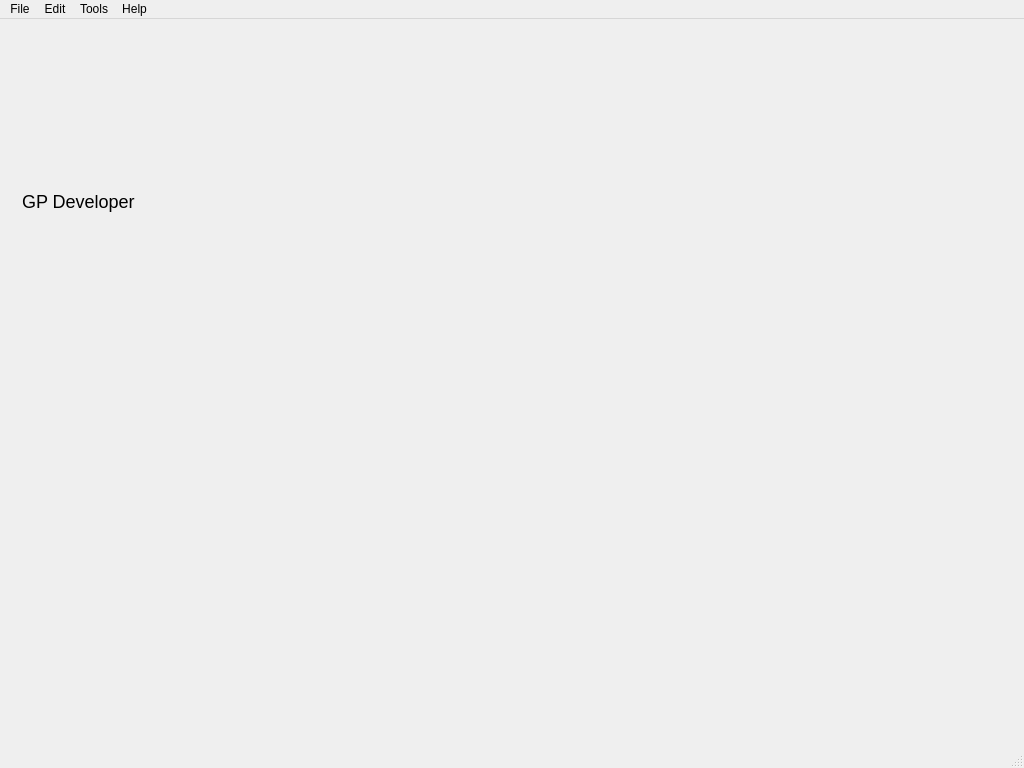
 <widget class="QMainWindow" name="MainWindow">
  <property name="geometry">
   <rect>
    <x>0</x>
    <y>0</y>
    <width>1024</width>
    <height>768</height>
   </rect>
  </property>
  <property name="windowTitle">
   <string>GP Developer</string>
  </property>
  <property name="windowIcon">
   <iconset resource="icons.qrc">
    <normaloff>:/icons/application-icon.png</normaloff>:/icons/application-icon.png</iconset>
  </property>
  <widget class="QWidget" name="centralWidget">
   <layout class="QVBoxLayout" name="verticalLayout_2">
    <property name="spacing">
     <number>0</number>
    </property>
    <property name="leftMargin">
     <number>0</number>
    </property>
    <property name="topMargin">
     <number>0</number>
    </property>
    <property name="rightMargin">
     <number>0</number>
    </property>
    <property name="bottomMargin">
     <number>0</number>
    </property>
    <item>
     <widget class="QWidget" name="titleWidget" native="true">
      <layout class="QHBoxLayout" name="horizontalLayout_3">
       <item>
        <widget class="QLabel" name="label">
         <property name="text">
          <string/>
         </property>
         <property name="pixmap">
          <pixmap resource="icons.qrc">:/icons/application-icon.png</pixmap>
         </property>
        </widget>
       </item>
       <item>
        <widget class="QLabel" name="title">
         <property name="styleSheet">
          <string notr="true">QLabel { font-size: 18px; }</string>
         </property>
         <property name="text">
          <string>GP Developer</string>
         </property>
        </widget>
       </item>
       <item>
        <spacer name="horizontalSpacer">
         <property name="orientation">
          <enum>Qt::Horizontal</enum>
         </property>
         <property name="sizeHint" stdset="0">
          <size>
           <width>294</width>
           <height>20</height>
          </size>
         </property>
        </spacer>
       </item>
       <item>
        <widget class="Developer::QuickRunWidget" name="quickRunWidget" native="true"/>
       </item>
      </layout>
     </widget>
    </item>
    <item>
     <widget class="Developer::PrettyTabWidget" name="tabWidget" native="true"/>
    </item>
   </layout>
  </widget>
  <widget class="QMenuBar" name="menuBar">
   <property name="geometry">
    <rect>
     <x>0</x>
     <y>0</y>
     <width>1024</width>
     <height>22</height>
    </rect>
   </property>
   <widget class="QMenu" name="menuFile">
    <property name="title">
     <string>File</string>
    </property>
    <widget class="QMenu" name="menuNew">
     <property name="toolTip">
      <string>Create a new project or file</string>
     </property>
     <property name="title">
      <string>New...</string>
     </property>
     <property name="icon">
      <iconset resource="icons.qrc">
       <normaloff>:/icons/small_page_add.png</normaloff>:/icons/small_page_add.png</iconset>
     </property>
     <addaction name="actionNewProject"/>
     <addaction name="separator"/>
     <addaction name="actionNewProgram"/>
     <addaction name="actionNewRule"/>
     <addaction name="actionNewGraph"/>
    </widget>
    <widget class="QMenu" name="menuOpen">
     <property name="title">
      <string>Open/Import...</string>
     </property>
     <property name="icon">
      <iconset resource="icons.qrc">
       <normaloff>:/icons/small_open_folder.png</normaloff>:/icons/small_open_folder.png</iconset>
     </property>
     <addaction name="actionOpenProject"/>
     <addaction name="separator"/>
     <addaction name="actionOpenProgram"/>
     <addaction name="actionOpenRule"/>
     <addaction name="actionOpenGraph"/>
    </widget>
    <widget class="QMenu" name="menuRecentProjects">
     <property name="enabled">
      <bool>false</bool>
     </property>
     <property name="title">
      <string>Recent Projects</string>
     </property>
     <property name="icon">
      <iconset theme="document-open-recent">
       <normaloff/>
      </iconset>
     </property>
    </widget>
    <addaction name="menuNew"/>
    <addaction name="menuOpen"/>
    <addaction name="menuRecentProjects"/>
    <addaction name="separator"/>
    <addaction name="actionCloseProject"/>
    <addaction name="separator"/>
    <addaction name="actionSaveCurrentFile"/>
    <addaction name="actionSaveCurrentFileAs"/>
    <addaction name="actionSaveAll"/>
    <addaction name="separator"/>
    <addaction name="actionExit"/>
   </widget>
   <widget class="QMenu" name="menuEdit">
    <property name="title">
     <string>Edit</string>
    </property>
    <widget class="QMenu" name="menuFindReplace">
     <property name="enabled">
      <bool>false</bool>
     </property>
     <property name="title">
      <string>Find/Replace</string>
     </property>
     <property name="icon">
      <iconset resource="icons.qrc">
       <normaloff>:/icons/small_find.png</normaloff>:/icons/small_find.png</iconset>
     </property>
     <addaction name="actionReplaceInCurrentFile"/>
     <addaction name="actionReplaceInAllFiles"/>
    </widget>
    <addaction name="actionUndo"/>
    <addaction name="actionRedo"/>
    <addaction name="separator"/>
    <addaction name="actionCut"/>
    <addaction name="actionCopy"/>
    <addaction name="actionPaste"/>
    <addaction name="separator"/>
    <addaction name="actionSelectAll"/>
    <addaction name="separator"/>
    <addaction name="menuFindReplace"/>
   </widget>
   <widget class="QMenu" name="menuTools">
    <property name="title">
     <string>Tools</string>
    </property>
    <widget class="QMenu" name="menuExport">
     <property name="enabled">
      <bool>false</bool>
     </property>
     <property name="title">
      <string>Export</string>
     </property>
     <widget class="QMenu" name="menuGraph">
      <property name="title">
       <string>Graph</string>
      </property>
      <property name="icon">
       <iconset resource="icons.qrc">
        <normaloff>:/icons/application-icon.png</normaloff>:/icons/application-icon.png</iconset>
      </property>
      <addaction name="actionExportAsPng"/>
      <addaction name="actionExportAsSvg"/>
      <addaction name="actionExportAsLaTeX"/>
      <addaction name="actionExportAsDot"/>
      <addaction name="actionExportAsGxl"/>
     </widget>
     <addaction name="menuGraph"/>
    </widget>
    <widget class="QMenu" name="menuLayout">
     <property name="enabled">
      <bool>false</bool>
     </property>
     <property name="title">
      <string>Layout</string>
     </property>
     <widget class="QMenu" name="menuTree">
      <property name="title">
       <string>Tree</string>
      </property>
      <addaction name="actionLayoutTreeTopToBottom"/>
      <addaction name="actionLayoutTreeRightToLeft"/>
      <addaction name="actionLayoutTreeBottomToTop"/>
      <addaction name="actionLayoutTreeLefttoRight"/>
      <addaction name="actionLayoutRadialTree"/>
     </widget>
     <widget class="QMenu" name="menuPlanar">
      <property name="title">
       <string>Planar</string>
      </property>
      <addaction name="actionLayoutFPP"/>
      <addaction name="actionLayoutPlanarDraw"/>
      <addaction name="actionLayoutPlanarStraight"/>
      <addaction name="actionLayoutSchnyder"/>
      <addaction name="actionLayoutPlanarizationGrid"/>
     </widget>
     <widget class="QMenu" name="menuEnergy_based">
      <property name="title">
       <string>Energy-based</string>
      </property>
      <addaction name="actionLayoutSpring"/>
      <addaction name="actionLayoutDavidsonHarel"/>
      <addaction name="actionLayoutFMMM"/>
      <addaction name="actionLayoutGEM"/>
     </widget>
     <addaction name="menuTree"/>
     <addaction name="menuPlanar"/>
     <addaction name="menuEnergy_based"/>
     <addaction name="actionLayoutSugiyama"/>
     <addaction name="actionLayoutCircular"/>
    </widget>
    <addaction name="menuLayout"/>
    <addaction name="menuExport"/>
    <addaction name="separator"/>
    <addaction name="actionOptions"/>
   </widget>
   <widget class="QMenu" name="menuHelp">
    <property name="title">
     <string>Help</string>
    </property>
    <addaction name="actionShowFirstRunDialog"/>
    <addaction name="actionApplicationHelp"/>
    <addaction name="separator"/>
    <addaction name="actionAboutApplication"/>
   </widget>
   <addaction name="menuFile"/>
   <addaction name="menuEdit"/>
   <addaction name="menuTools"/>
   <addaction name="menuHelp"/>
  </widget>
  <widget class="QStatusBar" name="statusBar"/>
  <action name="actionApplicationHelp">
   <property name="icon">
    <iconset resource="icons.qrc">
     <normaloff>:/icons/small_bookmark.png</normaloff>:/icons/small_bookmark.png</iconset>
   </property>
   <property name="text">
    <string>Application Help</string>
   </property>
   <property name="shortcut">
    <string>F1</string>
   </property>
  </action>
  <action name="actionAboutApplication">
   <property name="icon">
    <iconset resource="icons.qrc">
     <normaloff>:/icons/application-icon.png</normaloff>:/icons/application-icon.png</iconset>
   </property>
   <property name="text">
    <string>About GP Developer</string>
   </property>
  </action>
  <action name="actionNewProject">
   <property name="icon">
    <iconset resource="icons.qrc">
     <normaloff>:/icons/small_folder.png</normaloff>:/icons/small_folder.png</iconset>
   </property>
   <property name="text">
    <string>GP Project</string>
   </property>
   <property name="toolTip">
    <string>Create a new GP Project</string>
   </property>
   <property name="statusTip">
    <string>Create a new GP Project</string>
   </property>
  </action>
  <action name="actionNewProgram">
   <property name="enabled">
    <bool>false</bool>
   </property>
   <property name="icon">
    <iconset resource="icons.qrc">
     <normaloff>:/icons/small_page.png</normaloff>:/icons/small_page.png</iconset>
   </property>
   <property name="text">
    <string>Program</string>
   </property>
  </action>
  <action name="actionNewRule">
   <property name="enabled">
    <bool>false</bool>
   </property>
   <property name="icon">
    <iconset resource="icons.qrc">
     <normaloff>:/icons/small_brick.png</normaloff>:/icons/small_brick.png</iconset>
   </property>
   <property name="text">
    <string>Rule</string>
   </property>
  </action>
  <action name="actionNewGraph">
   <property name="enabled">
    <bool>false</bool>
   </property>
   <property name="icon">
    <iconset resource="icons.qrc">
     <normaloff>:/icons/application-icon.png</normaloff>:/icons/application-icon.png</iconset>
   </property>
   <property name="text">
    <string>Graph</string>
   </property>
  </action>
  <action name="actionOpenProject">
   <property name="icon">
    <iconset resource="icons.qrc">
     <normaloff>:/icons/small_folder.png</normaloff>:/icons/small_folder.png</iconset>
   </property>
   <property name="text">
    <string>GP Project</string>
   </property>
  </action>
  <action name="actionOpenGraph">
   <property name="enabled">
    <bool>false</bool>
   </property>
   <property name="icon">
    <iconset resource="icons.qrc">
     <normaloff>:/icons/application-icon.png</normaloff>:/icons/application-icon.png</iconset>
   </property>
   <property name="text">
    <string>Graph</string>
   </property>
  </action>
  <action name="actionCloseProject">
   <property name="enabled">
    <bool>false</bool>
   </property>
   <property name="text">
    <string>Close Project</string>
   </property>
  </action>
  <action name="actionSaveCurrentFile">
   <property name="enabled">
    <bool>false</bool>
   </property>
   <property name="icon">
    <iconset resource="icons.qrc">
     <normaloff>:/icons/small_page_save.png</normaloff>:/icons/small_page_save.png</iconset>
   </property>
   <property name="text">
    <string>Save File</string>
   </property>
   <property name="shortcut">
    <string>Ctrl+S</string>
   </property>
  </action>
  <action name="actionSaveCurrentFileAs">
   <property name="enabled">
    <bool>false</bool>
   </property>
   <property name="icon">
    <iconset resource="icons.qrc">
     <normaloff>:/icons/small_save_as.png</normaloff>:/icons/small_save_as.png</iconset>
   </property>
   <property name="text">
    <string>Save File As...</string>
   </property>
  </action>
  <action name="actionSaveAll">
   <property name="enabled">
    <bool>false</bool>
   </property>
   <property name="icon">
    <iconset resource="icons.qrc">
     <normaloff>:/icons/small_page_save.png</normaloff>:/icons/small_page_save.png</iconset>
   </property>
   <property name="text">
    <string>Save All</string>
   </property>
   <property name="shortcut">
    <string>Ctrl+Shift+S</string>
   </property>
  </action>
  <action name="actionExit">
   <property name="icon">
    <iconset resource="icons.qrc">
     <normaloff>:/icons/small_cancel.png</normaloff>:/icons/small_cancel.png</iconset>
   </property>
   <property name="text">
    <string>Exit</string>
   </property>
   <property name="shortcut">
    <string>Ctrl+Q</string>
   </property>
  </action>
  <action name="actionUndo">
   <property name="enabled">
    <bool>false</bool>
   </property>
   <property name="icon">
    <iconset resource="icons.qrc">
     <normaloff>:/icons/small_arrow_undo.png</normaloff>:/icons/small_arrow_undo.png</iconset>
   </property>
   <property name="text">
    <string>Undo</string>
   </property>
   <property name="shortcut">
    <string>Ctrl+Z</string>
   </property>
  </action>
  <action name="actionRedo">
   <property name="enabled">
    <bool>false</bool>
   </property>
   <property name="icon">
    <iconset resource="icons.qrc">
     <normaloff>:/icons/small_arrow_redo.png</normaloff>:/icons/small_arrow_redo.png</iconset>
   </property>
   <property name="text">
    <string>Redo</string>
   </property>
   <property name="shortcut">
    <string>Ctrl+Y</string>
   </property>
  </action>
  <action name="actionCut">
   <property name="enabled">
    <bool>false</bool>
   </property>
   <property name="icon">
    <iconset resource="icons.qrc">
     <normaloff>:/icons/small_cut.png</normaloff>:/icons/small_cut.png</iconset>
   </property>
   <property name="text">
    <string>Cut</string>
   </property>
   <property name="shortcut">
    <string>Ctrl+X</string>
   </property>
  </action>
  <action name="actionCopy">
   <property name="enabled">
    <bool>false</bool>
   </property>
   <property name="icon">
    <iconset resource="icons.qrc">
     <normaloff>:/icons/small_page_copy.png</normaloff>:/icons/small_page_copy.png</iconset>
   </property>
   <property name="text">
    <string>Copy</string>
   </property>
   <property name="shortcut">
    <string>Ctrl+C</string>
   </property>
  </action>
  <action name="actionPaste">
   <property name="enabled">
    <bool>false</bool>
   </property>
   <property name="icon">
    <iconset resource="icons.qrc">
     <normaloff>:/icons/small_paste.png</normaloff>:/icons/small_paste.png</iconset>
   </property>
   <property name="text">
    <string>Paste</string>
   </property>
   <property name="shortcut">
    <string>Ctrl+V</string>
   </property>
  </action>
  <action name="actionSelectAll">
   <property name="enabled">
    <bool>false</bool>
   </property>
   <property name="icon">
    <iconset resource="icons.qrc">
     <normaloff>:/icons/small_page_white_text.png</normaloff>:/icons/small_page_white_text.png</iconset>
   </property>
   <property name="text">
    <string>Select All</string>
   </property>
   <property name="shortcut">
    <string>Ctrl+A</string>
   </property>
  </action>
  <action name="actionReplaceInCurrentFile">
   <property name="enabled">
    <bool>false</bool>
   </property>
   <property name="text">
    <string>Current File</string>
   </property>
   <property name="shortcut">
    <string>Ctrl+R</string>
   </property>
  </action>
  <action name="actionReplaceInAllFiles">
   <property name="text">
    <string>All Files</string>
   </property>
   <property name="shortcut">
    <string>Ctrl+Shift+R</string>
   </property>
  </action>
  <action name="actionLayoutSugiyama">
   <property name="enabled">
    <bool>true</bool>
   </property>
   <property name="text">
    <string>Sugiyama</string>
   </property>
  </action>
  <action name="actionLayoutCircular">
   <property name="enabled">
    <bool>true</bool>
   </property>
   <property name="text">
    <string>Circular</string>
   </property>
  </action>
  <action name="actionOptions">
  <property name="enabled">
   <bool>false</bool>
  </property>
   <property name="icon">
    <iconset resource="icons.qrc">
     <normaloff>:/icons/small_wrench.png</normaloff>:/icons/small_wrench.png</iconset>
   </property>
   <property name="text">
    <string>Options</string>
   </property>
   <property name="shortcut">
    <string>Ctrl+O</string>
   </property>
  </action>
  <action name="actionLayoutSpring">
   <property name="text">
    <string>Spring</string>
   </property>
  </action>
  <action name="actionOpenRule">
   <property name="enabled">
    <bool>false</bool>
   </property>
   <property name="icon">
    <iconset resource="icons.qrc">
     <normaloff>:/icons/small_brick.png</normaloff>:/icons/small_brick.png</iconset>
   </property>
   <property name="text">
    <string>Rule</string>
   </property>
  </action>
  <action name="actionOpenProgram">
   <property name="enabled">
    <bool>false</bool>
   </property>
   <property name="icon">
    <iconset resource="icons.qrc">
     <normaloff>:/icons/small_page.png</normaloff>:/icons/small_page.png</iconset>
   </property>
   <property name="text">
    <string>Program</string>
   </property>
  </action>
  <action name="actionExportAsPng">
   <property name="icon">
    <iconset resource="icons.qrc">
     <normaloff>:/icons/small_image.png</normaloff>:/icons/small_image.png</iconset>
   </property>
   <property name="text">
    <string>PNG</string>
   </property>
  </action>
  <action name="actionLayoutTreeTopToBottom">
   <property name="enabled">
    <bool>true</bool>
   </property>
   <property name="text">
    <string>Top to Bottom</string>
   </property>
  </action>
  <action name="actionLayoutTreeRightToLeft">
   <property name="text">
    <string>Right to Left</string>
   </property>
  </action>
  <action name="actionLayoutTreeBottomToTop">
   <property name="text">
    <string>Bottom to Top</string>
   </property>
  </action>
  <action name="actionLayoutTreeLefttoRight">
   <property name="text">
    <string>Left to Right</string>
   </property>
  </action>
  <action name="actionLayoutRadialTree">
   <property name="text">
    <string>Radial Tree</string>
   </property>
  </action>
  <action name="actionLayoutFPP">
   <property name="text">
    <string>FPP</string>
   </property>
  </action>
  <action name="actionLayoutPlanarDraw">
   <property name="text">
    <string>Planar Draw</string>
   </property>
  </action>
  <action name="actionLayoutPlanarStraight">
   <property name="text">
    <string>Planar Straight</string>
   </property>
  </action>
  <action name="actionLayoutSchnyder">
   <property name="text">
    <string>Schnyder</string>
   </property>
  </action>
  <action name="actionLayoutPlanarizationGrid">
   <property name="text">
    <string>Planarization Grid</string>
   </property>
  </action>
  <action name="actionLayoutDavidsonHarel">
   <property name="text">
    <string>Davidson Harel</string>
   </property>
  </action>
  <action name="actionLayoutFMMM">
   <property name="text">
    <string>FMMM</string>
   </property>
  </action>
  <action name="actionLayoutGEM">
   <property name="text">
    <string>GEM</string>
   </property>
  </action>
  <action name="actionExportAsDot">
   <property name="icon">
    <iconset resource="icons.qrc">
     <normaloff>:/icons/small_page_white_text.png</normaloff>:/icons/small_page_white_text.png</iconset>
   </property>
   <property name="text">
    <string>Dot / Graphviz</string>
   </property>
  </action>
  <action name="actionExportAsGxl">
   <property name="icon">
    <iconset resource="icons.qrc">
     <normaloff>:/icons/small_page_white_text.png</normaloff>:/icons/small_page_white_text.png</iconset>
   </property>
   <property name="text">
    <string>GXL</string>
   </property>
  </action>
  <action name="actionShowFirstRunDialog">
   <property name="text">
    <string>Show First Run Dialog</string>
   </property>
  </action>
  <action name="actionExportAsLaTeX">
   <property name="icon">
    <iconset resource="icons.qrc">
     <normaloff>:/icons/small_page_white_text.png</normaloff>:/icons/small_page_white_text.png</iconset>
   </property>
   <property name="text">
    <string>LaTeX</string>
   </property>
  </action>
  <action name="actionExportAsSvg">
   <property name="icon">
    <iconset resource="icons.qrc">
     <normaloff>:/icons/small_image.png</normaloff>:/icons/small_image.png</iconset>
   </property>
   <property name="text">
    <string>SVG</string>
   </property>
  </action>
 </widget>
